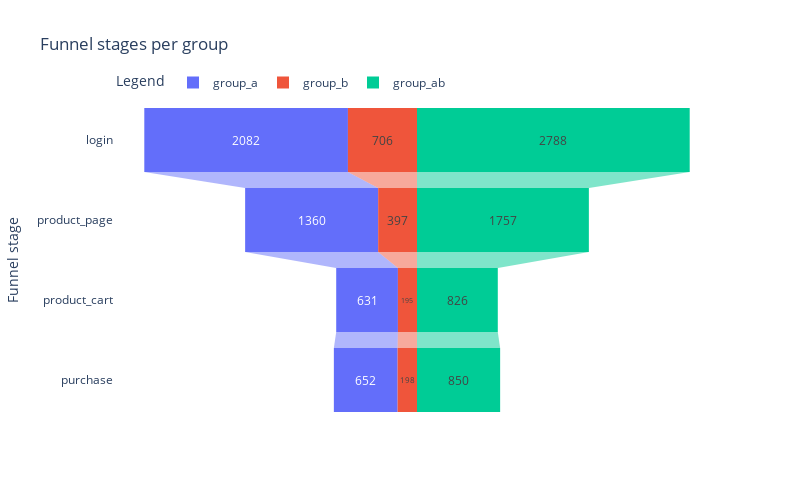

Write notebook code for a chart like this one.
### Markdown cell above
Похоже, пользователи могут совершить покупку без просмотра корзины. Отбросим этот шаг из нашей воронки. И посмотрим на результаты.

### Code cell
# pvt_funnel = pvt_funnel[pvt_funnel.event_name != 'product_cart']

fig = px.funnel(
    pvt_funnel.iloc[:, 0:4].melt(id_vars='event_name'),
    x='value',
    y='event_name',
    # facet_col='index',
    color='index',
    title='Funnel stages per group',
    labels=dict(event_name='Funnel stage', index='Legend'),
    width=FIG_WIDTH * 100,
    height=FIG_HEIGHT * 100,
    template='plotly_white'
)
fig.update_layout(
    legend=dict(orientation='h', yanchor='top', y=1.1, x=0)
)
fig.show()

### Figure 1 — Plotly figure (JSON) as saved in the notebook; plotly's stock layout.template omitted (floating-point values rounded to 4 significant figures)
{"data": [{"hovertemplate": "Legend=group_a<br>value=%{x}<br>Funnel stage=%{y}<extra></extra>", "legendgroup": "group_a", "marker": {"color": "#636efa"}, "name": "group_a", "orientation": "h", "showlegend": true, "type": "funnel", "x": [2082, 1360, 631, 652], "xaxis": "x", "y": ["login", "product_page", "product_cart", "purchase"], "yaxis": "y"}, {"hovertemplate": "Legend=group_b<br>value=%{x}<br>Funnel stage=%{y}<extra></extra>", "legendgroup": "group_b", "marker": {"color": "#EF553B"}, "name": "group_b", "orientation": "h", "showlegend": true, "type": "funnel", "x": [706, 397, 195, 198], "xaxis": "x", "y": ["login", "product_page", "product_cart", "purchase"], "yaxis": "y"}, {"hovertemplate": "Legend=group_ab<br>value=%{x}<br>Funnel stage=%{y}<extra></extra>", "legendgroup": "group_ab", "marker": {"color": "#00cc96"}, "name": "group_ab", "orientation": "h", "showlegend": true, "type": "funnel", "x": [2788, 1757, 826, 850], "xaxis": "x", "y": ["login", "product_page", "product_cart", "purchase"], "yaxis": "y"}], "layout": {"height": 500, "legend": {"orientation": "h", "title": {"text": "Legend"}, "tracegroupgap": 0, "x": 0, "y": 1.1, "yanchor": "top"}, "title": {"text": "Funnel stages per group"}, "width": 800, "xaxis": {"anchor": "y", "domain": [0, 1], "title": {"text": "value"}}, "yaxis": {"anchor": "x", "domain": [0, 1], "title": {"text": "Funnel stage"}}}}
